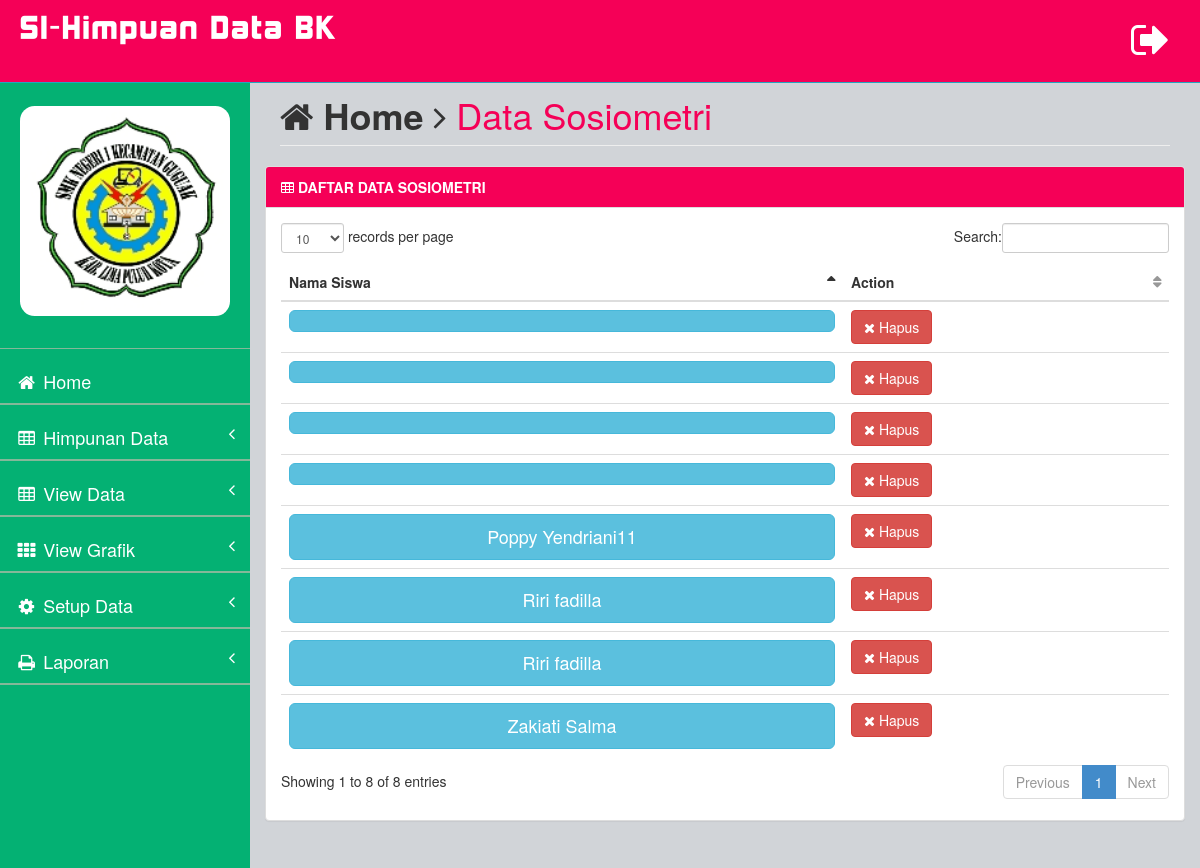
The page /_admin?page=guru&action=view_sos (signed in) on the database its author committed.
### tables this page shows
CREATE TABLE `setup_sosiometri` (
  `id_sosiometri` int(11) NOT NULL,
  `nama_siswa` varchar(50) NOT NULL,
  `teman1` varchar(500) NOT NULL,
  `teman2` varchar(500) NOT NULL,
  `alasan_teman` varchar(500) NOT NULL,
  `bermain1` varchar(500) NOT NULL,
  `bermain2` varchar(500) NOT NULL,
  `alasan_bermain` varchar(500) NOT NULL,
  `tidaksuka1` varchar(500) NOT NULL,
  `tidaksuka2` varchar(500) NOT NULL,
  `alasan_tidaksuka` varchar(500) NOT NULL,
  `menyenangkan1` varchar(500) NOT NULL,
  `menyenangkan2` varchar(500) NOT NULL,
  `alasan_menyenangkan` varchar(500) NOT NULL,
  `dukungan1` varchar(500) NOT NULL,
  `dukungan2` varchar(500) NOT NULL,
  `alasan_dukungan` varchar(500) NOT NULL
);

### page/view_sosiometri.php (the view, shortened to what this page needs)
<div class="row">
<div class="col-lg-12">
<h1 class="page-header"><i class="fa fa-home"></i> <b>Home</b> <i class="fa fa-angle-right"></i> <font color="#f50057">Data Sosiometri</font></h1>
</div>
<div class="row">
<div class="col-lg-12">
    <div class="panel panel-default">
        <div class="panel-heading" style="background-color:#f50057;color: white;">
        <b><i class="fa fa-table"></i> DAFTAR DATA SOSIOMETRI </b>
        </div>
        <div class="panel-body">
            <div class="table-responsive">
                <table class="table" id="dataTables-example">
                    <thead>
                         <tr>
                            <th>Nama Siswa</th>
                            <th>Action</th>
                        </tr>
                    </thead>
                    <tbody>
                            <?php
                        $sql = mysql_query("select * from setup_sosiometri") or die (mysql_error());
                        while ($data = mysql_fetch_array($sql)){
                        ?>
                        <tr>
                            <td>
                            	<a href="?page=guru&action=view_sosid&kdsis=<?php echo $data['id_sosiometri'];?>" class="btn btn-lg btn-info btn-block" width="200px"><?php echo $data['nama_siswa']; ?></a>
                            </td>
                            <td><a href="?page=guru&action=del_sos&kdsis=<?php echo $data['id_sosiometri']; ?>">
                                <button class="btn btn-danger"><i class="fa fa-times"></i> Hapus</button>
                            </a> </td>
                        </tr>
                        <?php } ?>
                    </tbody>
                </table>
            </div>
        </div>
    </div>
</div>
</div>

### assets/css/style.css (style rules this page uses)
body { background-color: #f8f8f8; }
table.dataTable thead .sorting, table.dataTable thead .sorting_asc:after, table.dataTable thead .sorting_desc, table.dataTable thead .sorting_asc_disabled, table.dataTable thead .sorting_desc_disabled { background: transparent; }
table.dataTable thead .sorting_asc:after { content: "\f0de"; float: right; font-family: fontawesome; }
table.dataTable thead .sorting:after { content: "\f0dc"; float: right; font-family: fontawesome; color: rgba(50,50,50,.5); }

### rows shown on the page
setup_sosiometri: nama_siswa "Poppy Yendriani11"
setup_sosiometri: nama_siswa "Zakiati Salma"
setup_sosiometri: nama_siswa "Riri fadilla"
setup_sosiometri: nama_siswa "Riri fadilla"
